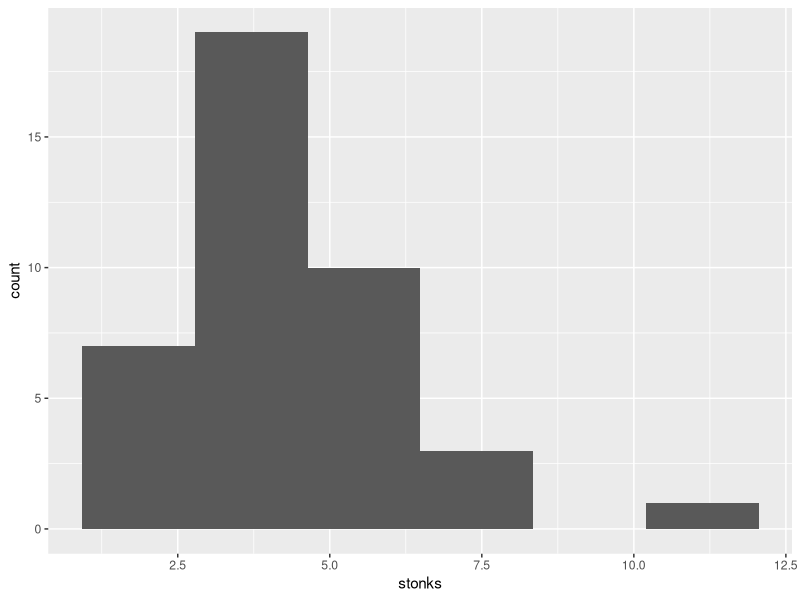
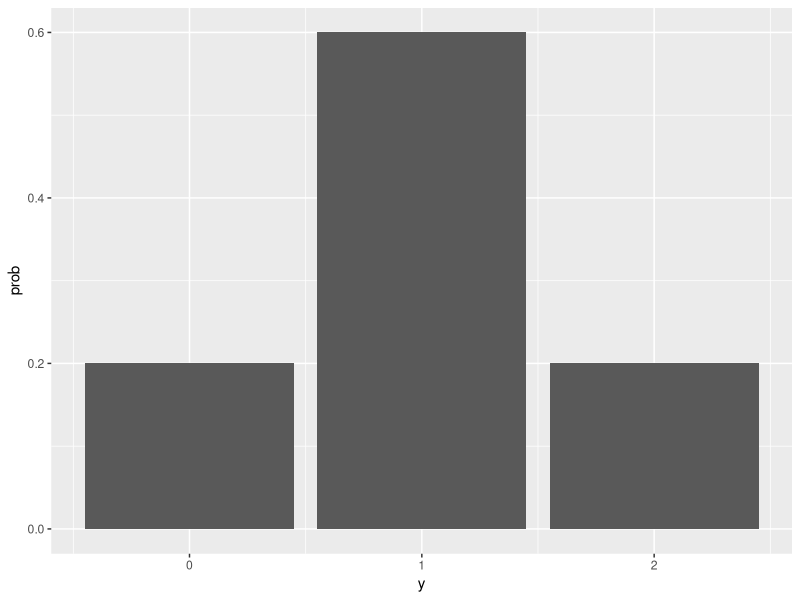
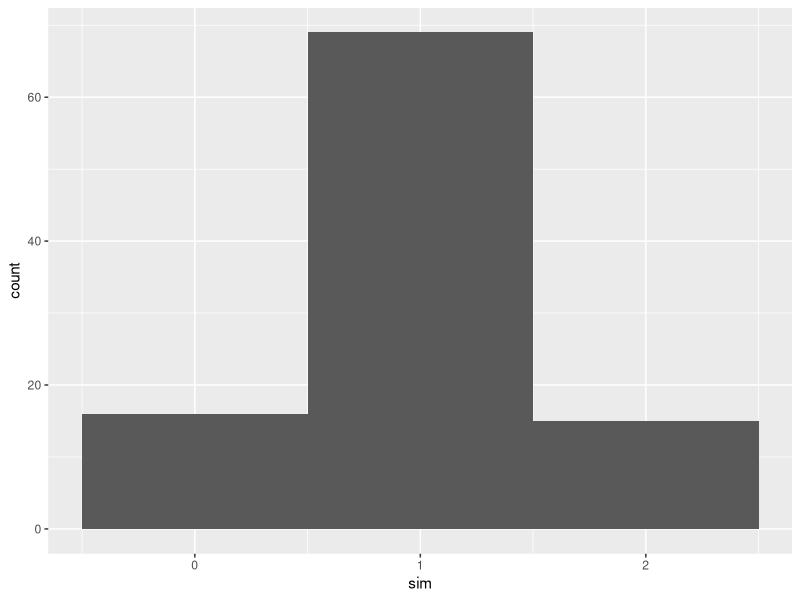

The R script that drew these images, in order:
## ---- chunk 1
knitr::opts_chunk$set(echo = TRUE)
library(tidyverse)
library(ggplot2)
## ---- chunk 2
stonks <- 
  c(11.88, 7.99, 7.15, 7.13, 6.27, 6.07, 5.98, 5.91, 5.49, 5.26, 5.07, 4.94,4.81, 4.79,
    4.55, 4.43, 4.40, 4.05, 3.94, 3.93, 3.78, 3.69, 3.62, 3.48, 3.44, 3.36, 3.26, 3.20,
    3.11, 3.03, 2.99, 2.89, 2.88, 2.74, 2.74, 2.69, 2.68, 2.63, 2.62, 2.61)

stonksdf <- data.frame(stonks)
## ---- chunk 3
ggplot(data = stonksdf, aes(stonks)) + 
  geom_histogram(bins = 6)
## ---- chunk 4
sum(stonksdf$stonks > 4)/count(stonksdf)
## ---- chunk 5
sum(stonksdf$stonks < 5)/count(stonksdf)
## ---- chunk 6
mstonk <- mean(stonks)

vstonk <- var(stonks)

sdstonk <- sd(stonks)

mstonk
vstonk
sdstonk
## ---- chunk 7
kstonk <-
  function(x){
    lower <- (mstonk - x * sdstonk)
    upper <- (mstonk + x * sdstonk)
    c(upper, lower)
  }

kstonk(1)
kstonk(2)
kstonk(3)

nstonk <- 
  function(x){
    lower <- I(mstonk - x * sdstonk)
    upper <- I(mstonk + x * sdstonk)
    stonks_df <- data.frame(stonks)
    vals <- filter(stonks_df, stonks > lower, stonks < upper)
    count(vals)
  }

nstonk(1)
nstonk(2)
nstonk(3)

## ---- chunk 8
range <- max(stonks) - min(stonks)
range
appx <- range/4
appx
## ---- chunk 9
dhyper(0:2, 2, 4, 3)

pop <- data.frame(prob = dhyper(0:2, 2, 4, 3), y = 0:2)

ggplot(data = pop, aes(y, prob)) + 
  geom_col()
## ---- chunk 10
sim <- data.frame(sim = rhyper(100, 2, 4, 3)) 

sim %>%
ggplot(aes(sim)) + 
  geom_histogram(bins = 3)
## ---- chunk 11
pop_mean <- sum(pop$prob * pop$y)
pop_mean

sample_mean <- mean(sim$sim)
sample_mean
## ---- chunk 12
p <- .25
pop_var <- 3*p*(1-p)*(5/7)
#the above are formulas from the dhyper documentation
pop_var

sample_var <- var(sim$sim)
sample_var
